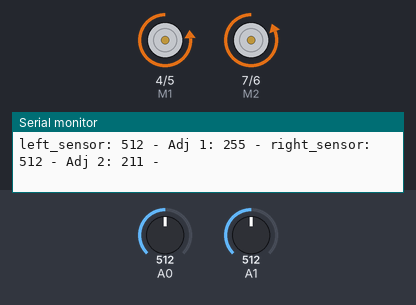
The sketch below on a simulated Arduino Uno, built with avr-gcc and run on an emulated ATmega328P. Parts: direction and speed pins drawn as motors (green arrow = direction pin HIGH = forward, orange = LOW = backward, longer = more drive), the last lines printed to the serial monitor. The test bench sets the inputs (shaded band); at power-on: A0 = 512, A1 = 512.

Above: at 1.9 s.
2.0 s: A0 set to 231
3.5 s: A0 set to 206
At 4.8 s:
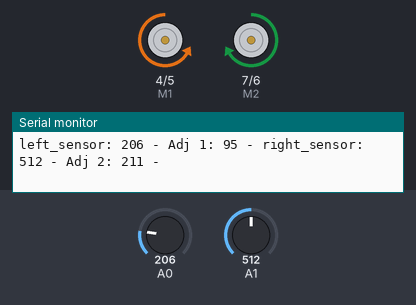
5.4 s: A0 set to 306
At 5.9 s:
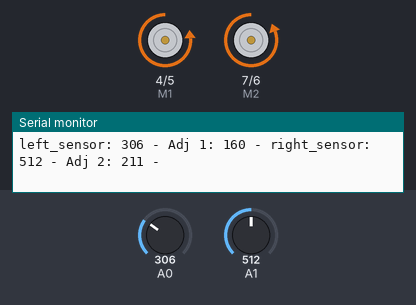
6.9 s: A1 set to 304
8.4 s: A1 set to 277
At 9.6 s:
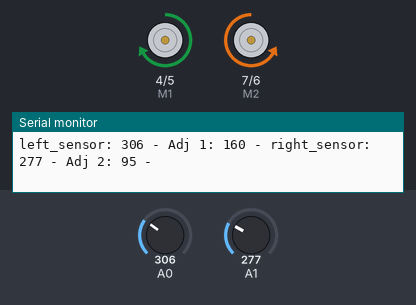
10.2 s: A1 set to 306
At 10.7 s:
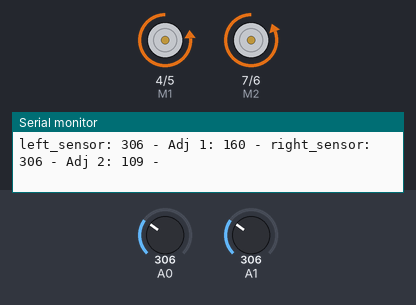
Timing chart, 0 to 12.7 s (numbered marks = the images above; inputs shaded):
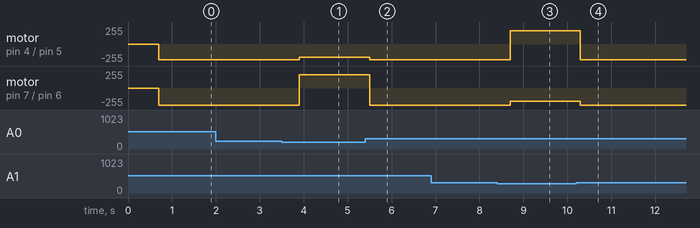

The sketch:

ir_sensor.ino
```cpp
int E1 = 5;
int M1 = 4;
int E2 = 6;
int M2 = 7;

int left_sensor = 0;
int adj_1 = 0;
int s1_min = 60;
int s1_max = 450;

int right_sensor = 0;
int adj_2 = 0;
int s2_min = 85;
int s2_max = 600;

int threshold = 100;

int speed_value = 255;

void setup ()
{
  Serial.begin(9600);
   pinMode(M1, OUTPUT);
    pinMode(M2, OUTPUT);
  delay(700);
}
void update_sensors(){
    left_sensor = analogRead(0);
    adj_1 = map(left_sensor, s1_min, s1_max, 0, 255);
    adj_1 = constrain(adj_1, 0, 255);

    right_sensor = analogRead(1);
    adj_2 = map(right_sensor, s2_min, s2_max, 0, 255);
    adj_2 = constrain(adj_2, 0, 255);
}

  void forward() {
    digitalWrite(M1,LOW);
    digitalWrite(M2, LOW);
    analogWrite(E1, 238);   //PWM Speed Control
    analogWrite(E2, 255);   //PWM Speed Control
    delay(30);
   return;
 }
 void halt () {
    digitalWrite(M1,LOW);
    digitalWrite(M2, LOW);
    analogWrite(E1, 0);   //PWM Speed Control
    analogWrite(E2, 0);   //PWM Speed Control
    delay(30);                           //wait after stopping
  return;
 }
 void turnleft () {
    digitalWrite(M1,HIGH);
    digitalWrite(M2, LOW);
    analogWrite(E1, 200);   //PWM Speed Control
    analogWrite(E2, 200);   //PWM Speed Control
    delay(30);
  //halt();
  return;
}

void turnright () {
   digitalWrite(M1,LOW);
    digitalWrite(M2, HIGH);
    analogWrite(E1, 200);   //PWM Speed Control
    analogWrite(E2, 200);   //PWM Speed Control
    delay(30);
  //halt();
  return;
}
void loop(){
  update_sensors();
  if (adj_2 > threshold && adj_1 > threshold){
  forward();
  }
  else if (adj_2 < threshold && adj_1 < threshold){
    halt();
  }
  else if (adj_1 > adj_2){
    turnleft();
  }
  else if (adj_2 > adj_1){
    turnright();
  }
Serial.print("left_sensor: ");
Serial.print(left_sensor);
Serial.print(" - ");
Serial.print("Adj 1: ");
Serial.print(adj_1);
Serial.print(" - ");
/////sensor 2 values
Serial.print("right_sensor: ");
Serial.print(right_sensor);
Serial.print(" - ");
Serial.print("Adj 2: ");
Serial.print(adj_2);
Serial.print(" - ");
Serial.println(" ");
delay(500);
}
```

Measured:
- the behaviour switches between 215 and 214 on A0 (found by bisection; images 0 and 1)
- the behaviour switches between 289 and 288 on A1 (found by bisection; images 2 and 3)
- after the input at 3.5 s, motor on pin 4 (M1) / pin 5 (E1): backward 238/255 → backward 200/255 after 0.40 s; motor on pin 7 (M2) / pin 6 (E2): backward 255/255 → forward 200/255 after 0.40 s
- after the input at 5.4 s, motor on pin 4 (M1) / pin 5 (E1): backward 200/255 → backward 238/255 after 0.10 s; motor on pin 7 (M2) / pin 6 (E2): forward 200/255 → backward 255/255 after 0.10 s
- after the input at 8.4 s, motor on pin 4 (M1) / pin 5 (E1): backward 238/255 → forward 200/255 after 0.30 s; motor on pin 7 (M2) / pin 6 (E2): backward 255/255 → backward 200/255 after 0.30 s
- after the input at 10.2 s, motor on pin 4 (M1) / pin 5 (E1): forward 200/255 → backward 238/255 after 0.10 s; motor on pin 7 (M2) / pin 6 (E2): backward 200/255 → backward 255/255 after 0.10 s
